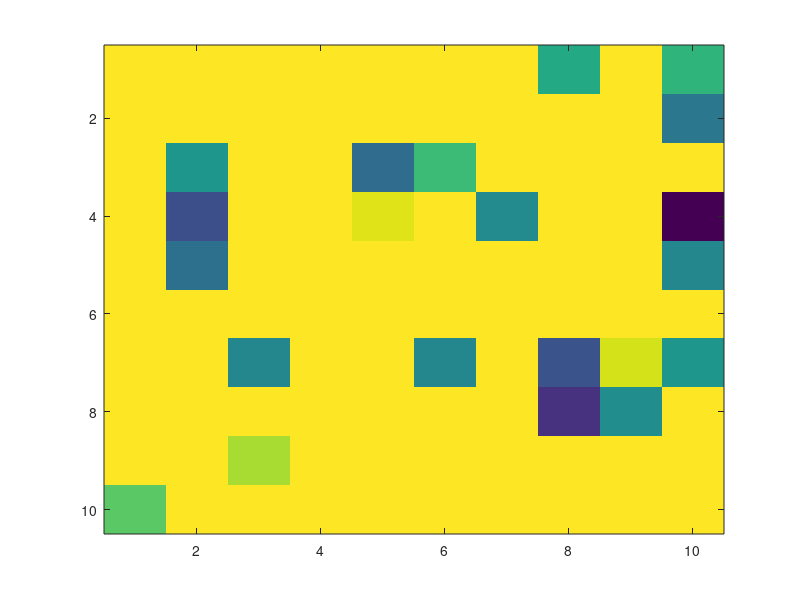
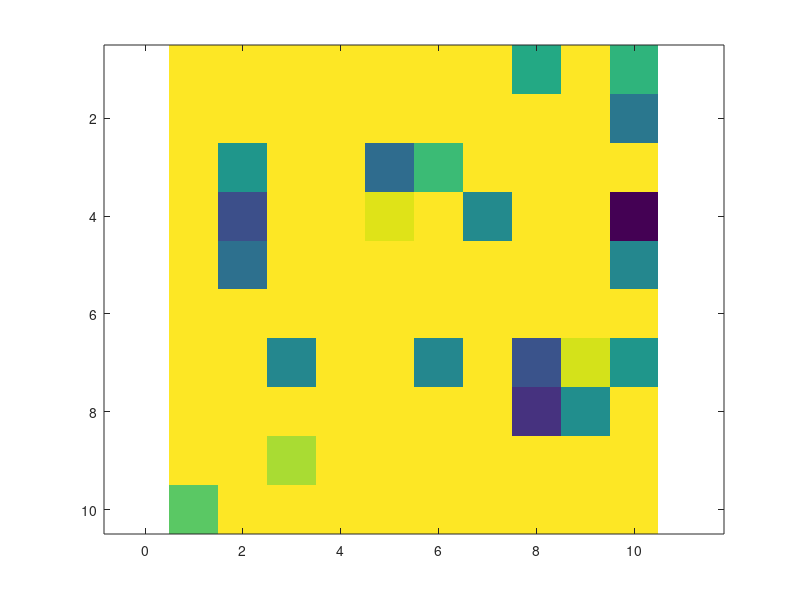

Write the MATLAB code that produced these figures, in order. (Note: this script raises an error after producing the figures.)
% % 13. Plotting
% 
% clear % Clear all variables
% clc   % Clear command window
% 
% % linspace function
% x = linspace(-2, 2, 10)
% 
% % Line plot
% x = linspace(-2, 2, 50);
% y = x .^ 2;
% 
% plot(x, y)
% 
% exportgraphics(gca, '../_images/13_Line_plot_2.png','Resolution',300)
% 
% % Linespec
% plot(x, y, 'b-o')
% 
% exportgraphics(gca, '../_images/13_Line_plot_3.png','Resolution',300)
% 
% % Axis label and title
% xlabel('x')
% ylabel('y')
% title('y = x^2')
% 
% exportgraphics(gca, '../_images/13_Line_plot_4.png','Resolution',300)
% 
% xlabel('x', fontsize=16)
% ylabel('y', fontsize=16)
% title('y = x^2', fontsize=20, Color='red')
% 
% exportgraphics(gca, '../_images/13_Line_plot_5.png','Resolution',300)
% 
% xlabel('$x$', FontSize=16, Interpreter='latex')
% ylabel('$y$', FontSize=16, Interpreter='latex')
% title('$y = x^2$', FontSize=20, Color='red', Interpreter='latex')
% 
% exportgraphics(gca, '../_images/13_Line_plot_6.png','Resolution',300)
% 
% % Saving a plot to a file
% saveas(gcf, 'my_plot.png')
% 
% % Setting the axis scale
% xlim([0, 2])
% ylim([-1, 5])
% 
% exportgraphics(gca, '../_images/13_Line_plot_7.png','Resolution',300)
% 
% % Axis properties
% axis equal
% 
% exportgraphics(gca, '../_images/13_Line_plot_8.png','Resolution',300)
% 
% % Multiple plots on the same axes
% x = linspace(-2, 2, 100);
% y1 = x .^ 2;
% y2 = x .^ 3;
% y3 = x .^ 4;
% 
% clf
% hold on
% plot(x, y1)
% plot(x, y2)
% plot(x, y3)
% hold off
% xlabel('$x$', FontSize=16, Interpreter='latex')
% ylabel('$y$', FontSize=16, Interpreter='latex')
% 
% exportgraphics(gca, '../_images/13_Multiple_plots_1.png','Resolution',300)
% 
% % Legends
% legend('$y = x^2$', '$y = x^3$', '$y = x^4$', FontSize=14, Interpreter='latex', Location='southeast')
% 
% exportgraphics(gca, '../_images/13_Multiple_plots_2.png','Resolution',300)
% 
% % Scatter plots
% x = rand(1, 100);
% y = rand(1, 100);
% 
% clf
% scatter(x, y, 'r')
% xlabel('$x$', FontSize=16, Interpreter='latex')
% ylabel('$y$', FontSize=16, Interpreter='latex')
% 
% exportgraphics(gca, '../_images/13_Scatter_plot_1.png','Resolution',300)
% 
% % Meshgrid
% x = linspace(0, 4, 5);
% y = linspace(0, 3, 4);
% [X, Y] = meshgrid(x, y);
% x
% y
% X
% Y
% 
% % Surface plots
% x = linspace(-1, 1, 30);
% y = linspace(-1, 1, 30);
% [X, Y] = meshgrid(x, y);
% Z = sin(pi * X) .* sin(pi * Y);
% 
% clf
% surf(X, Y, Z)
% xlabel('$x$', FontSize=16, Interpreter='latex')
% ylabel('$y$', FontSize=16, Interpreter='latex')
% title('$f(x,y) = \sin(\pi x)\sin(\pi y)$', FontSize=20, Interpreter='latex')
% colormap(jet)
% 
% exportgraphics(gca, '../_images/13_Surface_plot_1.png','Resolution',300)
% 
% colormap(winter)
% 
% exportgraphics(gca, '../_images/13_Surface_plot_2.png','Resolution',300)
% 
% surf(X, Y, Z, EdgeColor='w')
% xlabel('$x$', FontSize=16, Interpreter='latex')
% ylabel('$y$', FontSize=16, Interpreter='latex')
% title('$f(x,y) = \sin(\pi x)\sin(\pi y)$', FontSize=20, Interpreter='latex')
% colormap(jet)
% 
% exportgraphics(gca, '../_images/13_Surface_plot_3.png','Resolution',300)
% 
% % View angle
% view(30,20)
% 
% exportgraphics(gca, '../_images/13_Surface_plot_4.png','Resolution',300)
% 
% % Contour plots
% clf
% contour(X, Y, Z)
% xlabel('$x$', FontSize=16, Interpreter='latex')
% ylabel('$y$', FontSize=16, Interpreter='latex')
% 
% exportgraphics(gca, '../_images/13_Contour_plot_1.png','Resolution',300)
% 
% contour(X, Y, Z, 15)
% 
% exportgraphics(gca, '../_images/13_Contour_plot_2.png','Resolution',300)
% 
% % Contour labels
% clf
% [C,h] = contour(X, Y, Z);
% clabel(C, h)
% xlabel('$x$', FontSize=16, Interpreter='latex')
% ylabel('$y$', FontSize=16, Interpreter='latex')
% 
% exportgraphics(gca, '../_images/13_Contour_plot_3.png','Resolution',300)

% Image plots
img = 255 * rand(10);
image(img)

exportgraphics(gca, '../_images/13_Image_plot_1.png','Resolution',300)

axis equal tight
exportgraphics(gca, '../_images/13_Image_plot_2.png','Resolution',300)

% Reading an image file
img = imread('flower.jpg');

% Determine the size of the image in pixels
[height, width, colours] = size(img);
fprintf('\nwidth       : %i\n', width)
fprintf('height      : %i\n', height)
fprintf('no. colours : %1i\n', colours)

% Plot the image
image(img)
axis equal tight

exportgraphics(gca, '../_images/13_Image_plot_3.png','Resolution',300)

% Image processing
img2 = img;
img2(:,:,1) = 0;
image(img2)
axis equal tight

exportgraphics(gca, '../_images/13_Image_plot_4.png','Resolution',300)